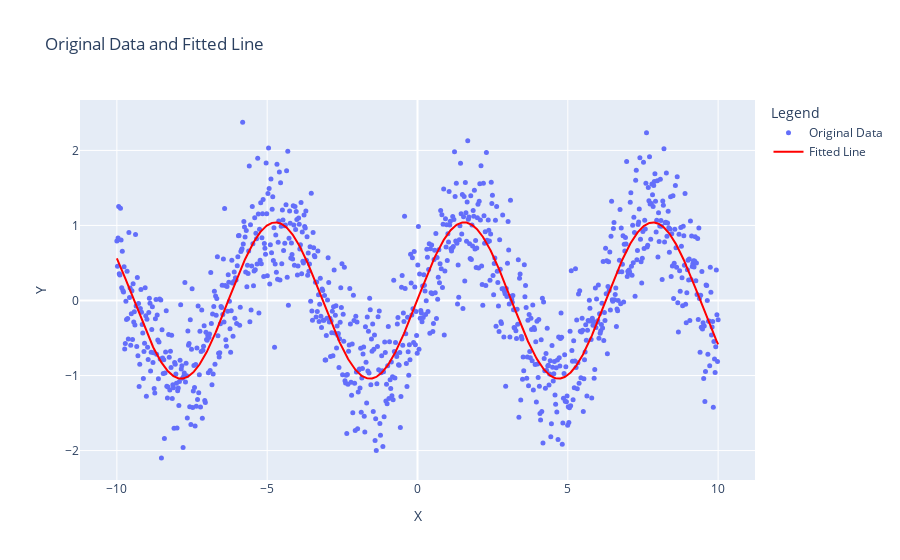

The notebook cell saved with this chart:
### Code cell
import optuna


# Step 2: Define the objective function
def objective(trial):
    A = trial.suggest_float("A", 0.1, 2.0)
    w = trial.suggest_float("w", 0.1, 2.0)
    C = trial.suggest_float("C", -np.pi, np.pi)
    
    y_pred = A * np.sin(w * x + C)
    error = np.mean((y - y_pred) ** 2)
    
    return error

# Step 3: Optimize the parameters using Optuna's CMA-ES sampler
sampler = optuna.samplers.CmaEsSampler()
study = optuna.create_study(sampler=sampler)
study.optimize(objective, n_trials=150)

# Step 4: Retrieve the best parameters
best_params = study.best_params
A_opt = best_params["A"]
w_opt = best_params["w"]
C_opt = best_params["C"]

print("Best parameters:")
print(f"A = {A_opt}")
print(f"w = {w_opt}")
print(f"C = {C_opt}")

# Step 5: Plot the original data and the fitted curve
y_opt = A_opt * np.sin(w_opt * x + C_opt)

fig = go.Figure()

# Original data
fig.add_trace(go.Scatter(x=x, y=y, mode='markers', name='Original Data', marker=dict(size=5)))

# Fitted line
fig.add_trace(go.Scatter(x=x, y=y_opt, mode='lines', name='Fitted Line', line=dict(color='red')))

fig.update_layout(
    title="Original Data and Fitted Line",
    xaxis_title="X",
    yaxis_title="Y",
    legend_title="Legend"
)

fig.show()

### Figure 1 — Plotly figure (JSON) as saved in the notebook; plotly's stock layout.template omitted (floating-point values rounded to 4 significant figures; data arrays with more than 128 entries replaced by an {"elided": "..."} marker saying what was removed)
{"data": [{"marker": {"size": 5}, "mode": "markers", "name": "Original Data", "type": "scatter", "x": {"elided": "1000 float values"}, "y": {"elided": "1000 float values"}}, {"line": {"color": "red"}, "mode": "lines", "name": "Fitted Line", "type": "scatter", "x": {"elided": "1000 float values"}, "y": {"elided": "1000 float values"}}], "layout": {"autosize": true, "legend": {"title": {"text": "Legend"}}, "title": {"text": "Original Data and Fitted Line"}, "xaxis": {"autorange": true, "range": [-11.18, 11.18], "title": {"text": "X"}, "type": "linear"}, "yaxis": {"autorange": true, "range": [-2.445, 2.725], "title": {"text": "Y"}, "type": "linear"}}}
